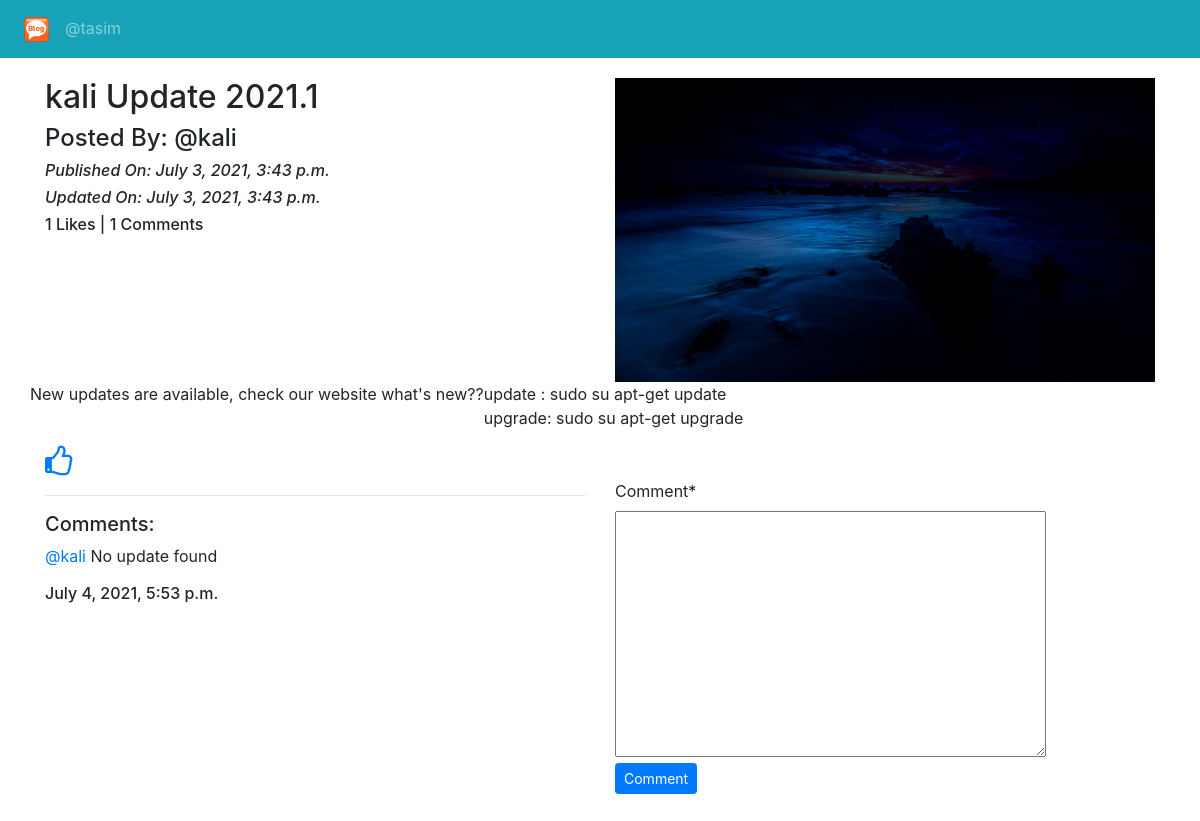
The page /blog/details/kali Update 2021.1 (signed in) on the database its author committed.
### App_Blog/models.py (models this page shows, shortened)
class Blog(models.Model):
    author = models.ForeignKey(User, on_delete=models.CASCADE, related_name='post_author')
    blog_title = models.CharField(max_length=264, verbose_name='Put a title')
    slug = models.SlugField(max_length=264, unique=True)
    blog_content = models.TextField(verbose_name="What is your mind?")
    blog_image = models.ImageField(upload_to='blog_images', verbose_name='Image')
    publish_date = models.DateTimeField(auto_now_add=True)
    update_date = models.DateTimeField(auto_now=True)

class Comment(models.Model):
    blog = models.ForeignKey(Blog, on_delete=models.CASCADE, related_name='blog_comment')
    user = models.ForeignKey(User, on_delete=models.CASCADE, related_name='user_comment')
    comment = models.TextField()
    comment_date = models.DateTimeField(auto_now_add=True)

### App_Blog/views.py (the view, shortened to what this page needs)
# urls.py: path('details/<str:blog_title>', views.blog_details, name='blog_details'),
@login_required
def blog_details(request, blog_title):
    blog = Blog.objects.get(blog_title=blog_title)
    comment_form = CommentForm()
    already_liked = Likes.objects.filter(blog=blog, user=request.user)
    if already_liked:
        liked = True
    else:
        liked = False
    return render(request, 'App_Blog/blog_details.html',
                  context={'blog': blog, 'comment_form': comment_form, 'liked': liked, })

### App_Blog/forms.py
class CommentForm(forms.ModelForm):
    class Meta:
        model = Comment
        fields = ('comment',)

### templates/App_Blog/blog_details.html (shortened to what this page needs)
{% extends 'base.html' %}
{% load crispy_forms_tags %}
{% block body_block %}
<div class="row">
  <div class="col-sm-6">
    <h2>{{ blog.blog_title }}</h2>
    <h4>Posted By: @{{ blog.author }}</h4>
    <i><h6>Published On: {{blog.publish_date}}</h6></i>
    <i><h6>Updated On: {{blog.update_date}}</h6></i>
    <h6>{{ blog.blogs_like.count }} Likes | {{blog.blog_comment.count}} Comments</h6>
  </div>
  <div class="col-sm-6">
    <img src="/media/{{blog.blog_image}}" width="100%">
  </div>
  <p>
    {{blog.blog_content|linebreaks}}
  </p>
  </div>
  {% if not liked %}
  <a href="{% url 'App_blog:liked_post' pk=blog.pk %}">
    <i class="fa fa-thumbs-o-up fa-2x" aria-hidden="true"></i>
  </a>
  {% else %}
  <a href="{% url 'App_blog:un_liked' pk=blog.pk %}">
    <i class="fa fa-thumbs-o-down fa-2x" aria-hidden="true"></i>
  </a>
  {% endif %}
  <div class="row">
    <div class="col-sm-6">
      <hr>
      <h5>Comments:</h5>
      {% for comment in blog.blog_comment.all %}
      <p><a href="#">@{{comment.user}}</a> {{comment.comment}}<br><h6>{{comment.comment_date}}</h6></p>
      {% endfor %}
    </div>
    <div class="col-sm-6">
      <form method="POST">
        {{ comment_form|crispy }}
        <button type="submit" class="btn btn-primary btn-sm">Comment</button>
      </form>
    </div>
  </div>
  <br>
  <br>
  {% endblock %}

### templates/base.html (shortened to what this page needs)
<!DOCTYPE html>
<html lang="en">
<head>
  <link rel="stylesheet" href="https://maxcdn.bootstrapcdn.com/bootstrap/4.4.1/css/bootstrap.min.css">
  <link href="https://maxcdn.bootstrapcdn.com/font-awesome/4.7.0/css/font-awesome.min.css" rel="stylesheet">
</head>
<body>
<nav class="navbar navbar-expand-lg navbar-dark bg-info">
      <ul class="navbar-nav">
        <li class="nav-item">
          <a class="nav-link active" aria-current="page" href="{% url 'index' %}"><img src="/media/logo.png" width="25px"></a>
        </li>
          {% if user.is_authenticated %}
               <div class="nav-item dropdown">
                    <a class="nav-link dropdown-toggel" href="" id="navbardrop" data-toggle="dropdown">@{{ user.username }}</a>
               </div>
          {% endif %}
      </ul>
</nav>
<div class="container" style="padding-top: 20px">
    {% block body_block %}
    {% endblock %}
</div>
</body>
</html>

### rows shown on the page
Blog: blog_title "kali Update 2021.1", author "kali", publish_date "July 3, 2021, 3:43 p.m.", update_date "July 3, 2021, 3:43 p.m.", blogs_like.count "1", blog_comment.count "1", blog_image (picture), blog_content "New updates are available, check our website what's new?? update : sudo su apt-get update upgrade: sudo su apt-get upgrade"
Comment: user "kali", comment "No update found", comment_date "July 4, 2021, 5:53 p.m."

### other values the page prints
{{ user.username }} "tasim"
